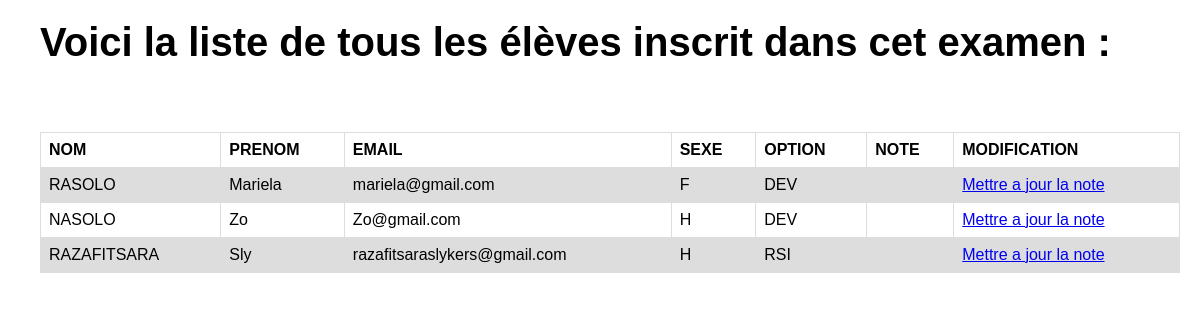
The page /traitement13.php?code=1 on the database its author committed.
### tables this page shows
CREATE TABLE IF NOT EXISTS `a_examen` (
  `ex_id` int(11) NOT NULL AUTO_INCREMENT,
  `el_id` int(11) DEFAULT NULL,
  `ex_date` date DEFAULT NULL,
  `ex_note` int(3) DEFAULT NULL,
  `sa_id` int(11) DEFAULT NULL,
  `mat_id` int(11) DEFAULT NULL,
  PRIMARY KEY (`ex_id`),
  KEY `el_id` (`el_id`),
  KEY `sa_id` (`sa_id`),
  KEY `mat_id` (`mat_id`)
);

CREATE TABLE IF NOT EXISTS `t_eleve` (
  `el_id` int(11) NOT NULL AUTO_INCREMENT,
  `el_nom` varchar(30) DEFAULT NULL,
  `el_prenom` varchar(30) DEFAULT NULL,
  `el_ddn` date DEFAULT NULL,
  `el_sexe` varchar(1) DEFAULT NULL,
  `el_inscription` int(4) DEFAULT NULL,
  `el_email` varchar(40) DEFAULT NULL,
  `el_diplome` varchar(40) NOT NULL,
  `el_option` varchar(40) NOT NULL,
  PRIMARY KEY (`el_id`)
);

### traitement13.php (the view, shortened to what this page needs)
<?php
    require_once("conn.php");
    $code = $_GET['code'];
    $query1=mysqli_query($conn,"select ex_date as date from a_examen where ex_id = '$code';");
    $row=mysqli_fetch_array($query1);
    $query2=mysqli_query($conn,"select sa_id as salle from a_examen where ex_id = '$code';");
    $row1=mysqli_fetch_array($query2);
    $query3=mysqli_query($conn,"select mat_id as matiere from a_examen where ex_id = '$code';");
    $row2=mysqli_fetch_array($query3);
    $datefinal = $row['date'];
    $said = $row1['salle'];
    $matid = $row2['matiere'];
?>
<?php
    $requete = "select el.el_id as id,el.el_nom as 'nom',el.el_prenom as 'prenom',el.el_email as 'email', el.el_sexe as 'sexe', el.el_option as 'option', ex.ex_note as note, ex.ex_id as idex from t_eleve el inner join a_examen ex on ex.el_id = el.el_id where ex.sa_id = '$said' && ex.mat_id = '$matid' && ex.ex_date = '$datefinal';";
    $res = mysqli_query($conn,$requete) or die(mysqli_error());
 ?>
<h1><div><span>Voici la liste de tous les élèves inscrit dans cet examen :</span></h1>
<div>
    <table>
            <tr>
                <th>NOM</th>
                <th>PRENOM</th>
                <th>EMAIL</th>
                <th>SEXE</th>
                <th>OPTION</th>
                <th>NOTE</th>
                <th>MODIFICATION</th>
            </tr>
            <?php  while ($ress = mysqli_fetch_assoc($res))  {  ?>
            <tr>
                <td><?php echo ($ress['nom']); ?></td>
                <td><?php echo ($ress['prenom']); ?></td>
                <td><?php echo ($ress['email']); ?></td>
                <td><?php echo ($ress['sexe']); ?></td>
                <td><?php echo ($ress['option']); ?></td>
                <td><?php echo ($ress['note']); ?></td>
                <td><span><a href="traitement14.php?code=<?php echo ($ress['idex']); ?>">Mettre a jour la note</a></span></td>
            </tr>
            <?php } ?>
    </table>
</div>
 <link rel="stylesheet" type="text/css" href="style.css">

### style.css (style rules this page uses)
h1 { padding right: 40px; font-size: 40px; }
table { font-family: arial, sans-serif; border-collapse: collapse; width: 100%; text-align: left; }
td, th { border: 1px solid #dddddd; text-align: left; padding: 8px; }
tr:nth-child(even) { background-color: #dddddd; }
div { background-color: transparent; padding: 20px; padding-left: 40px; }

### rows shown on the page
a_examen: el.el_nom "RASOLO", el.el_prenom "Mariela", el.el_email "mariela@gmail.com", el.el_sexe "F", el.el_option "DEV"
a_examen: el.el_nom "NASOLO", el.el_prenom "Zo", el.el_email "Zo@gmail.com", el.el_sexe "H", el.el_option "DEV"
a_examen: el.el_nom "RAZAFITSARA", el.el_prenom "Sly", el.el_email "razafitsaraslykers@gmail.com", el.el_sexe "H", el.el_option "RSI"
